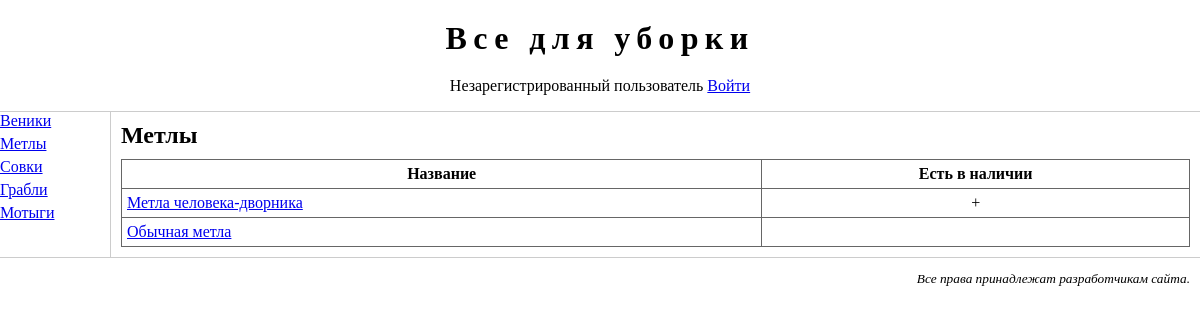
Page /goods/2/ on the committed database.
### firstapp/models.py (models this page shows, shortened)
@python_2_unicode_compatible
class Category(models.Model):
    name = models.CharField(max_length=50, unique=True)
    class Meta:
        verbose_name = "категорию"
        verbose_name_plural = "категории"

@python_2_unicode_compatible
class Good(models.Model):
    name = models.CharField(max_length=50, unique=True)
    description = models.TextField()
    price = models.DecimalField(max_digits=11, decimal_places=2)
    in_stock = models.BooleanField(default=True, db_index=True)
    category = models.ForeignKey(Category, null=True, blank=True, on_delete=models.SET_NULL)
    thumbnail = models.ImageField(upload_to="goods/thumbnails", blank=True, null=True)
    def get_in_stock(self):
        return "+" if self.in_stock else ""
    class Meta:
        ordering = ["-price", "name"]
        unique_together = ("category", "name", "price")
        verbose_name = "товар"
        verbose_name_plural = "товары"

### firstapp/twviews.py (the view)
# urls.py: url(r'^(?:(?P<cat_id>\d+)/)?$', GoodListView.as_view(), name="index"),
class GoodListView(ListView, CategoryContextMixin):
    template_name = "index.html"
    paginate_by = 5
    cat = None
    def get(self, request, *args, **kwargs):
        self.cat = Category.objects.first() if (self.kwargs["cat_id"] is None)\
            else Category.objects.get(pk=self.kwargs["cat_id"])
        return super(GoodListView, self).get(request, *args, **kwargs)
    def get_context_data(self, **kwargs):
        context = super(GoodListView, self).get_context_data(**kwargs)
        context["category"] = self.cat
        return context
    def get_queryset(self):
        return Good.objects.filter(category=self.cat).order_by("name")

### firstapp/twviews.py (called while the page is built)
    def get_context_data(self, **kwargs):
        context = super(CategoryContextMixin, self).get_context_data(**kwargs)
        context["cats"] = Category.objects.all()
        return context

### firstapp/templates/index.html (shortened to what this page needs)
{% extends "base.html" %}
{% block main %}
    <h2>{{ category.name }}</h2>
    <table>
        <tr>
            <th>Название</th>
            <th>Есть в наличии</th>
        </tr>
        {% for good in object_list %}
            <tr>
                <td><a href="{% url 'good' good_id=good.id %}?page={{ page_obj.number }}">{{ good.name }}</a></td>
                <td class="centered">{{ good.get_in_stock }}</td>
            </tr>
        {% endfor %}
    </table>
{% endblock %}

### templates/leftmenu.html (shortened to what this page needs)
<div id="leftmenu">
   <ul>
        {% for cat in cats %}
            <li><a href="{% url 'index' cat_id=cat.id %}">{{ cat.name }}</a> </li>
        {% endfor %}
    </ul>
</div>

### static/main.css (style rules this page uses)
body { margin: 0px; padding: 0px; }
#leftmenu { float: left; width: 100px; padding: 0px; }
#leftmenu ul { margin: 0px; padding: 0px; }
#leftmenu ul li { list-style-type: none; margin-bottom: 5px; }
#main h2 { margin: 0px 0px 10px 0px; }
#main table { width: 100%; border-collapse: collapse; }
#main table td, #main table th { border: 1px #666666 solid; padding: 5px; }
#main table td.centered { text-align: center; }

### rows in the picture
Category: name "Веники"
Category: name "Метлы"
Category: name "Совки"
Category: name "Грабли"
Category: name "Мотыги"
Good: name "Метла человека-дворника", get_in_stock "+"
Good: name "Обычная метла"
